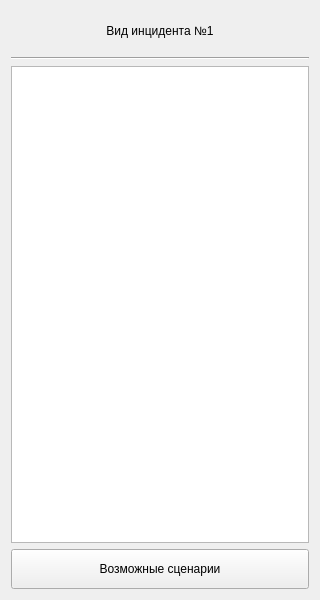
<?xml version="1.0" encoding="UTF-8"?>
<ui version="4.0">
 <class>IncidentWidget</class>
 <widget class="QWidget" name="IncidentWidget">
  <property name="geometry">
   <rect>
    <x>0</x>
    <y>0</y>
    <width>320</width>
    <height>600</height>
   </rect>
  </property>
  <property name="windowTitle">
   <string>Form</string>
  </property>
  <layout class="QVBoxLayout" name="verticalLayout">
   <item>
    <widget class="QLabel" name="label_incident_title">
     <property name="minimumSize">
      <size>
       <width>0</width>
       <height>40</height>
      </size>
     </property>
     <property name="text">
      <string>Вид инцидента №1</string>
     </property>
     <property name="alignment">
      <set>Qt::AlignCenter</set>
     </property>
    </widget>
   </item>
   <item>
    <widget class="Line" name="split_line">
     <property name="orientation">
      <enum>Qt::Horizontal</enum>
     </property>
    </widget>
   </item>
   <item>
    <widget class="QTextEdit" name="textEdit_incident_description"/>
   </item>
   <item>
    <widget class="QPushButton" name="pushButton_openScenario">
     <property name="minimumSize">
      <size>
       <width>0</width>
       <height>40</height>
      </size>
     </property>
     <property name="text">
      <string>Возможные сценарии</string>
     </property>
    </widget>
   </item>
  </layout>
 </widget>
 <resources/>
 <connections/>
</ui>
